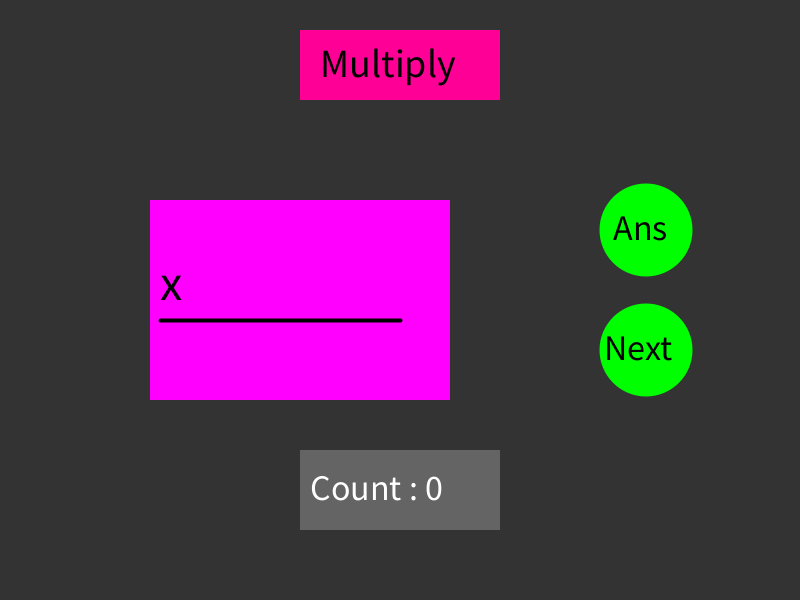
Frame 1 (no input)
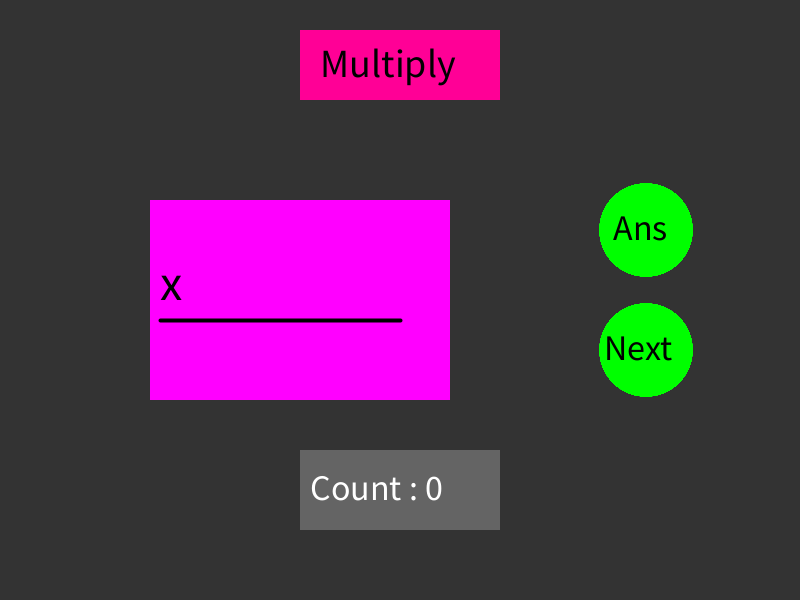
Frame 60 (the mouse pressed at the canvas centre just before this capture)
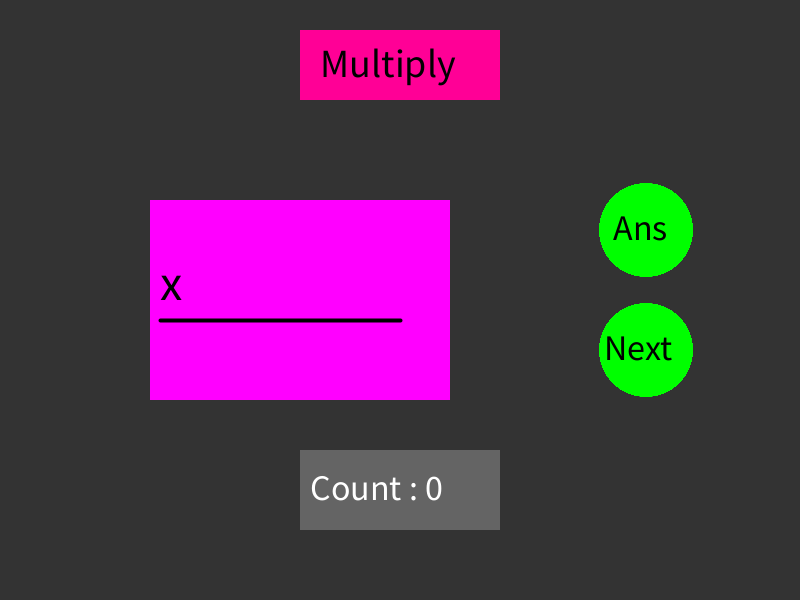
Frame 120 (the mouse held since frame 60 and released just before this capture)

The Processing sketch that drew these frames (run headless with seeded random() and noise(); from frame 60 on, the mouse is pressed at the canvas centre):

// Processing sketch: Multiplication_Drill
// ── Multiplication_Drill.pde
int circle1X, circle1Y;
int circle2X, circle2Y;
int circleSize = 93;
boolean circle1Over = false;
boolean circle2Over = false;
int sum;
int count = 0;

void setup() {
  size(800, 600);
  background(51);
  fill(255, 0, 150);
  noStroke();
  rect(300, 30, 200, 70);
  textSize(40);
  fill(0);
  text("Multiply", 320, 77);
  circle1X = width/2+circleSize/2+200;
  circle1Y = height/2 - 70;
  circle2X = width/2+circleSize/2+200;
  circle2Y = height/2 + 50;
  ellipseMode(CENTER);
  fill(255, 0, 255);
  rect(150, 200, 300, 200);
  fill(0);
  stroke(0);
  strokeWeight(4);
  line(160, 320, 400, 320);
  textSize(50);
  text("x", 160, 300);
}

void draw() {
  update(mouseX, mouseY);
  noStroke();
  fill(0, 255, 0);
  ellipse(circle1X, circle1Y, circleSize, circleSize);
  ellipse(circle2X, circle2Y, circleSize, circleSize);
  fill(0);
  textSize(36);
  text("Ans", circle1X-33, circle1Y+10);
  text("Next", circle1X-42, circle1Y + 130);
  fill(100);
  rect(300, 450, 200, 80);
  fill(255);
  text("Count : "+count, 310, 500);
}

void newNumber() {
  if (count<=19) {
    fill(255, 0, 255);
    rect(150, 200, 300, 200);
    fill(0);
    stroke(0);
    strokeWeight(4);
    line(160, 320, 400, 320);
    textSize(50);
    text("x", 160, 300);
    int num1 = int(random(10000, 99999));
    int num2 = int(random(10, 29));
    sum = num1 * num2;
    textSize(60);
    text(num1, 200, 260);
    text(num2, 315, 310);
    count++;
  } else {
    fill(255, 0, 255);
    rect(150, 200, 300, 200);
    fill(0);
    textSize(50);
    text("GREAT JOB", 170, 320);
  }
}

void mousePressed() {
  if (circle1Over) {
    textSize(60);
    fill(0);
    text(sum, 150, 380);
  }
  if (circle2Over) {
    newNumber();
  }
}

// ── overCircle.pde
boolean overCircle(int x, int y, int diameter) {
  float disX = x - mouseX;
  float disY = y - mouseY;
  if (sqrt(sq(disX) + sq(disY)) < diameter/2 ) {
    return true;
  } else {
    return false;
  }
}

// ── update.pde
void update(int x, int y) {
  if (overCircle(circle1X, circle1Y, circleSize) ) {
    circle1Over = true;
  } else if (overCircle(circle2X, circle2Y, circleSize) ) {
    circle2Over = true;
  } else {
    circle1Over = circle2Over = false;
  }
}
